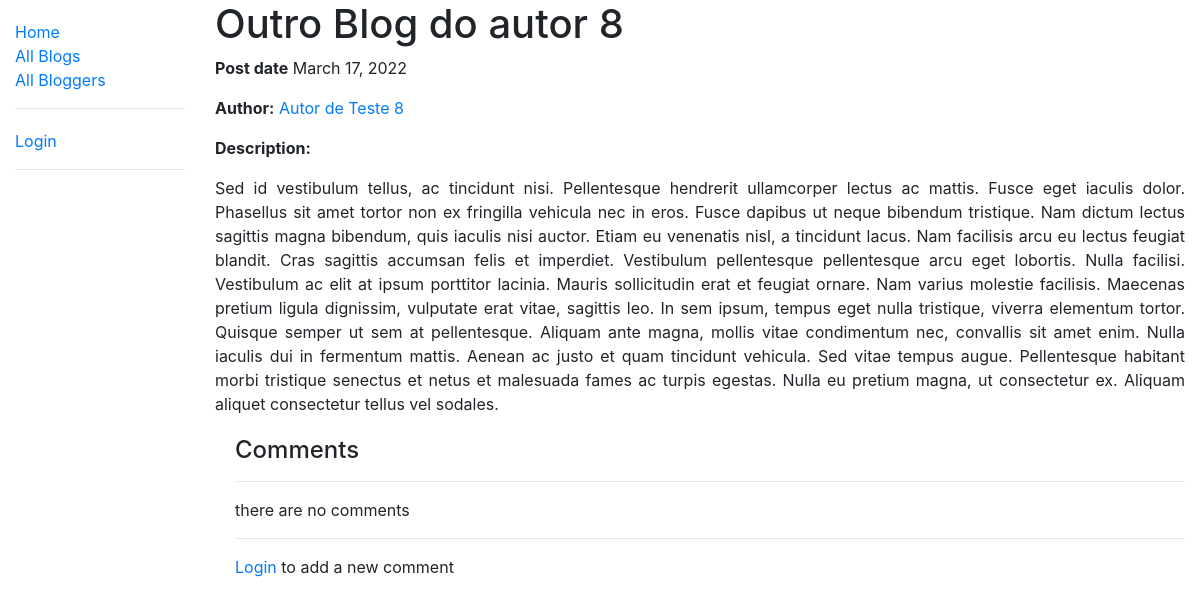
Page /blog/outro-blog-do-autor-8/ on the earlier database version.
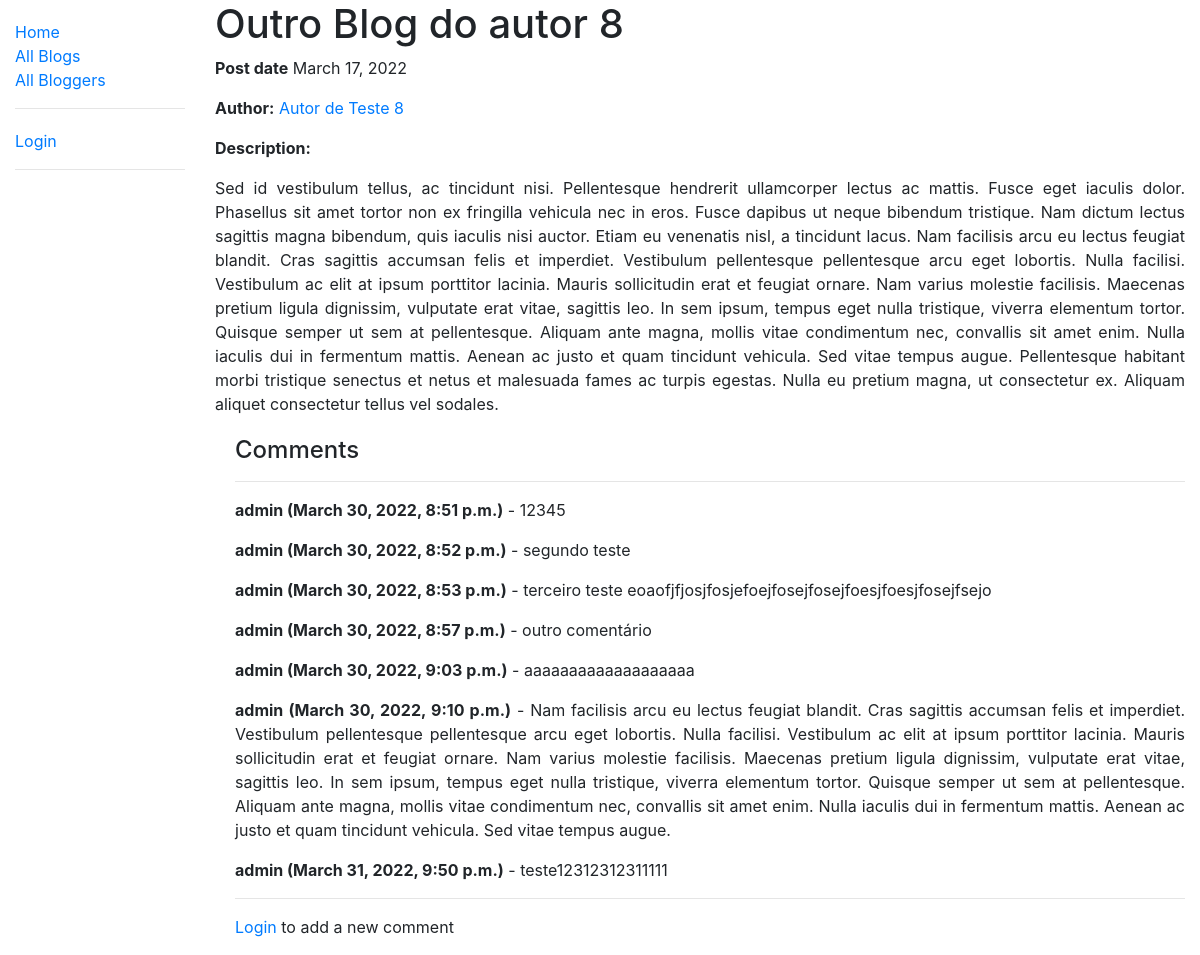
Same page on the later database version.
### web/models.py (models this page shows, shortened)
class Blog(models.Model):
    title = models.CharField(max_length=100, help_text='Blog title')
    slug = models.SlugField(max_length=100, null=True, blank=True, db_index=True, help_text='for URL purposes.')
    post_date = models.DateField(auto_now_add=True)
    author = models.ForeignKey(Blogger, on_delete=models.SET_NULL, null=True)
    description = models.TextField(max_length=2000)
    comments = models.ManyToManyField(Comment, blank=True, help_text='comments for this post', editable=False)

class Blogger(models.Model):
    first_name = models.CharField(max_length=64,  null=True, help_text='Blogger first name')
    last_name = models.CharField(max_length=64, null=True, help_text='Blogger last name')
    slug = models.SlugField(max_length=128, null=True, blank=True, db_index=True, help_text='for URL purposes')
    bio = models.TextField(max_length=2000, null=True, blank=True)
    blogs = models.ManyToManyField('Blog', blank=True, help_text='blogs written by this author', editable=True, )
    def __str__(self):
        return f'{self.first_name} {self.last_name}'
    def get_absolute_url(self):
        return reverse('blogger_detail', args=[self.slug])

class Comment(models.Model):
    comment_author = models.ForeignKey(User, on_delete=models.SET_NULL, null=True, blank=True)
    comment_date = models.DateTimeField(auto_now_add=True)
    commentary = models.TextField(max_length=2000)

### web/views.py (the view)
# urls.py: path('<slug:slug>/', views.BlogDetailView.as_view(), name='blog_detail'),
class BlogDetailView(generic.DetailView):
    model = Blog

### web/templates/web/blog_detail.html (shortened to what this page needs)
{% extends "base.html" %}
{% block content %}
    <h1>{{ blog.title }}</h1>
    <p><strong>Post date</strong> {{ blog.post_date }}</p>
    <p><strong>Author:</strong> <a href="{{ blog.author.get_absolute_url }}">{{ blog.author }}</a></p>
    <p><strong>Description:</strong></p>
    <p align="justify">{{ blog.description }}</p>
    <div style="margin-left:20px;margin-top:20px">
        <h4>Comments</h4>
        <hr>
        {% if blog.comments.all %}
            {% for comment in blog.comments.all %}
                <p align="justify">
                    <strong>{{ comment.comment_author }} ({{ comment.comment_date }})</strong> - {{ comment.commentary}}
            {% endfor %}
        {% else %}
            <p>there are no comments</p>
        {% endif %}
        <hr>
        <p>
            {% if user.is_authenticated %}
                <a href="{% url 'comment_create' blog.slug %}">Add a new comment</a>
            {% else %}
                <a href="">Login</a> to add a new comment
            {% endif %}
        </p>
    </div>
{% endblock %}

### web/templates/base.html (shortened to what this page needs)
<!DOCTYPE html>
<html lang="en">
<head>
    <link rel="stylesheet" href="https://stackpath.bootstrapcdn.com/bootstrap/4.1.3/css/bootstrap.min.css">
    {% load static %}
        <link rel="stylesheet" href="{% static 'css/styles.css' %}">
</head>
<body>
<div class="container-fluid">
    <div class="row">
        <div class="col-sm-2">
            {% block sidebar %}
                <ul class="sidebar-nav">
                    <li><a href="{% url 'index' %}">Home</a></li>
                    <li><a href="{% url 'all_blogs' %}">All Blogs</a></li>
                    <li><a href="{% url 'all_bloggers' %}">All Bloggers</a></li>
                </ul>
                <hr>
                <ul class="sidebar-nav">
                    {% if user.is_authenticated %}
                        <li>User: {{ user.get_username }}</li>
                        <li><a href="{% url 'logout'%}?next={{request.path}}">Logout</a></li>
                    {% else %}
                        <li><a href="{% url 'login'%}?next={{request.path}}">Login</a></li>
                    {% endif %}
                </ul>
                <hr>
            {% endblock %}
        </div>
        <div class="col-sm-10 ">
            {% block content %}{% endblock %}
        </div>
    </div>
</div>
</body>
</html>

### web/static/css/styles.css (style rules this page uses)
.sidebar-nav { margin-top: 20px; padding: 0; list-style: none; }

Differences in the rows shown:
added Comment: comment_author "admin", comment_date "March 30, 2022, 8:51 p.m.", commentary "12345"
added Comment: comment_author "admin", comment_date "March 30, 2022, 8:52 p.m.", commentary "segundo teste"
added Comment: comment_author "admin", comment_date "March 30, 2022, 8:53 p.m.", commentary "terceiro teste eoaofjfjosjfosjefoejfosejfosejfoesjfoesjfosejfsejo"
added Comment: comment_author "admin", comment_date "March 30, 2022, 8:57 p.m.", commentary "outro comentário"
added Comment: comment_author "admin", comment_date "March 30, 2022, 9:03 p.m.", commentary "aaaaaaaaaaaaaaaaaaa"
added Comment: comment_author "admin", comment_date "March 30, 2022, 9:10 p.m.", commentary "Nam facilisis arcu eu lectus feugiat blandit. Cras sagittis accumsan felis et imperdiet. Vestibulum pellentesque pellentesque arcu eget lobortis. Nulla facilisi. Vestibulum ac elit at ipsum porttitor lacinia. Mauris sollicitudin erat et feugiat ornare. Nam varius molestie facilisis. Maecenas pretium ligula dignissim, vulputate erat vitae, sagittis leo. In sem ipsum, tempus eget nulla tristique, viverra elementum tortor. Quisque semper ut sem at pellentesque. Aliquam ante magna, mollis vitae condimentum nec, convallis sit amet enim. Nulla iaculis dui in fermentum mattis. Aenean ac justo et quam tincidunt vehicula. Sed vitae tempus augue."
added Comment: comment_author "admin", comment_date "March 31, 2022, 9:50 p.m.", commentary "teste12312312311111"
Other differences:
text no longer shown: "there are no comments"
